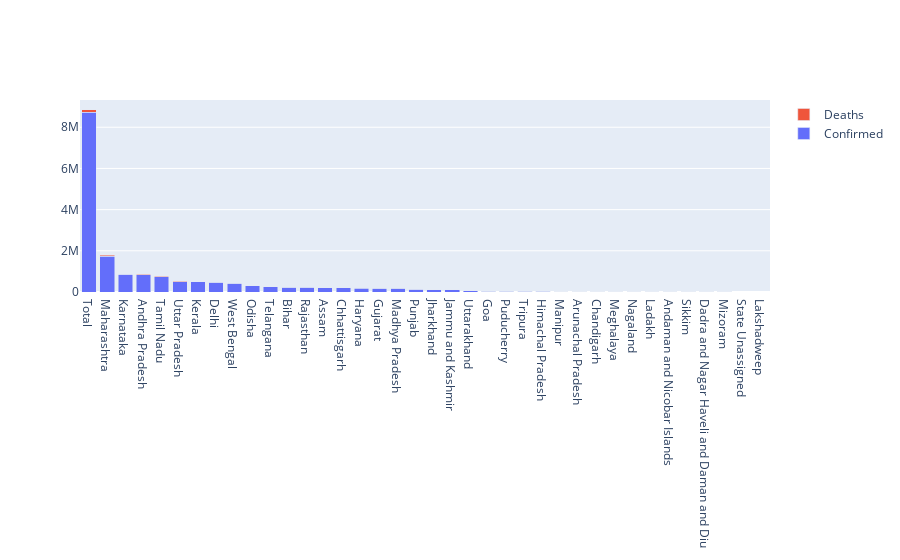

Notebook code cell kept with this figure:
### Code cell
import plotly.graph_objects as go

fig = go.Figure(data=[
    go.Bar(name='Confirmed', x=df.State, y=df.Confirmed),
    go.Bar(name='Deaths', x=df.State, y=df.Deaths)
])

fig.update_layout(barmode='stack')
fig.show()

### Figure 1 — Plotly figure (JSON) as saved in the notebook; plotly's stock layout.template omitted (floating-point values rounded to 4 significant figures)
{"data": [{"name": "Confirmed", "type": "bar", "x": ["Total", "Maharashtra", "Karnataka", "Andhra Pradesh", "Tamil Nadu", "Uttar Pradesh", "Kerala", "Delhi", "West Bengal", "Odisha", "Telangana", "Bihar", "Rajasthan", "Assam", "Chhattisgarh", "Haryana", "Gujarat", "Madhya Pradesh", "Punjab", "Jharkhand", "Jammu and Kashmir", "Uttarakhand", "Goa", "Puducherry", "Tripura", "Himachal Pradesh", "Manipur", "Arunachal Pradesh", "Chandigarh", "Meghalaya", "Nagaland", "Ladakh", "Andaman and Nicobar Islands", "Sikkim", "Dadra and Nagar Haveli and Daman and Diu", "Mizoram", "State Unassigned", "Lakshadweep"], "y": [8728624, 1736329, 855912, 849705, 752521, 505424, 508257, 467028, 420840, 305986, 254666, 225500, 219327, 209835, 207740, 193111, 184964, 180997, 139869, 105493, 100968, 67239, 45605, 36179, 31762, 28183, 21211, 15701, 15543, 10512, 9615, 7211, 4507, 4369, 3273, 3242, 0, 0]}, {"name": "Deaths", "type": "bar", "x": ["Total", "Maharashtra", "Karnataka", "Andhra Pradesh", "Tamil Nadu", "Uttar Pradesh", "Kerala", "Delhi", "West Bengal", "Odisha", "Telangana", "Bihar", "Rajasthan", "Assam", "Chhattisgarh", "Haryana", "Gujarat", "Madhya Pradesh", "Punjab", "Jharkhand", "Jammu and Kashmir", "Uttarakhand", "Goa", "Puducherry", "Tripura", "Himachal Pradesh", "Manipur", "Arunachal Pradesh", "Chandigarh", "Meghalaya", "Nagaland", "Ladakh", "Andaman and Nicobar Islands", "Sikkim", "Dadra and Nagar Haveli and Daman and Diu", "Mizoram", "State Unassigned", "Lakshadweep"], "y": [128709, 45682, 11474, 6837, 11440, 7302, 1797, 7332, 7506, 1536, 1393, 1167, 2032, 958, 2527, 1979, 3785, 3065, 4412, 917, 1566, 1093, 656, 607, 356, 405, 207, 47, 244, 98, 50, 89, 61, 85, 2, 2, 0, 0]}], "layout": {"barmode": "stack"}}
